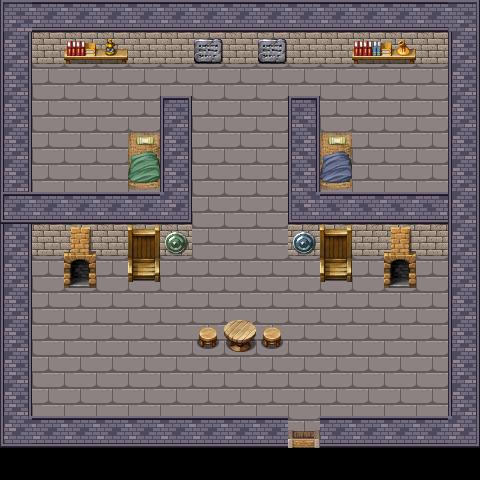

Tiled map render using the project's own tile images. Description and the map definition, with tile-layer contents summarised, below:
An orthogonal 15x15 tile map with 32x32 px tiles, 6 tile layers (Floor, Chairs, Character, Wall, ...), 13 tilesets and 2 objects.

<map version="1.0" orientation="orthogonal" renderorder="right-down" width="15" height="15" tilewidth="32" tileheight="32" nextobjectid="3">
 <tileset firstgid="1" name="magecity_0" tilewidth="32" tileheight="32">
  <image source="../Tilesets/magecity_0.png" width="256" height="1450" />
 </tileset>
 <tileset firstgid="361" name="base_out_atlas" tilewidth="32" tileheight="32">
  <image source="../Tilesets/base_out_atlas.png" width="1024" height="1024" />
 </tileset>
 <tileset firstgid="1385" name="build_atlas" tilewidth="32" tileheight="32">
  <image source="../Tilesets/build_atlas.png" width="1024" height="1024" />
 </tileset>
 <tileset firstgid="2409" name="InteriorItemsComp" tilewidth="32" tileheight="32">
  <image source="../Tilesets/InteriorItemsComp.png" width="512" height="512" />
 </tileset>
 <tileset firstgid="2665" name="magecity_0" tilewidth="32" tileheight="32">
  <image source="../Tilesets/magecity_0.png" width="256" height="1450" />
 </tileset>
 <tileset firstgid="3025" name="obj_misk_atlas" tilewidth="32" tileheight="32">
  <image source="../Tilesets/obj_misk_atlas.png" width="1024" height="1024" />
 </tileset>
 <tileset firstgid="4049" name="ShelfComp" tilewidth="32" tileheight="32">
  <image source="../Tilesets/ShelfComp.png" width="512" height="512" />
 </tileset>
 <tileset firstgid="4305" name="base_out_atlas" tilewidth="32" tileheight="32">
  <image source="../Tilesets/base_out_atlas.png" width="1024" height="1024" />
 </tileset>
 <tileset firstgid="5329" name="BedComp" tilewidth="32" tileheight="32">
  <image source="../Tilesets/BedComp.png" width="512" height="512" />
 </tileset>
 <tileset firstgid="5585" name="BridgeComp" tilewidth="32" tileheight="32">
  <image source="../Tilesets/BridgeComp.png" width="512" height="512" />
 </tileset>
 <tileset firstgid="5841" name="build_atlas" tilewidth="32" tileheight="32">
  <image source="../Tilesets/build_atlas.png" width="1024" height="1024" />
 </tileset>
 <tileset firstgid="6865" name="house_inside" tilewidth="32" tileheight="32">
  <image source="../Tilesets/house_inside.png" width="512" height="448" />
 </tileset>
 <tileset firstgid="7089" name="InteriorComp2" tilewidth="32" tileheight="32">
  <image source="../Tilesets/InteriorComp2.png" width="512" height="512" />
 </tileset>
 <layer name="Floor" width="15" height="15">
  <data>[225 cells, 192 non-empty, 1 distinct tile ids]</data>
 </layer>
 <layer name="Chairs" width="15" height="15">
  <data>[225 cells, 4 non-empty, 2 distinct tile ids]</data>
 </layer>
 <layer name="Character" width="15" height="15">
  <data>[225 cells, 0 non-empty, 0 distinct tile ids]</data>
 </layer>
 <layer name="Wall" width="15" height="15">
  <data>[225 cells, 93 non-empty, 13 distinct tile ids]</data>
 </layer>
 <layer name="House Decals " width="15" height="15">
  <data>[225 cells, 18 non-empty, 14 distinct tile ids]</data>
 </layer>
 <layer name="House Decals (non)" width="15" height="15">
  <data>[225 cells, 1 non-empty, 1 distinct tile ids]</data>
 </layer>
 <objectgroup name="Collisions">
  <object id="1" x="32" y="64">
   <polyline points="0,0 -1,128 127,129 129,32 159,32 161,191 64,190 64,212 33,212 33,190 -3,191 -2,352 257,352 256,387 289,387 288,353 418,354 417,191 382,192 383,208 353,208 351,193 258,192 256,34 286,33 288,127 417,130 418,-3 2,0" />
  </object>
  <object id="2" x="226" y="325">
   <polyline points="0,0 1,23 22,27 24,22 24,15 30,6 27,-4 17,-5 8,-4 4,-1 0,0" />
  </object>
 </objectgroup>
</map>
